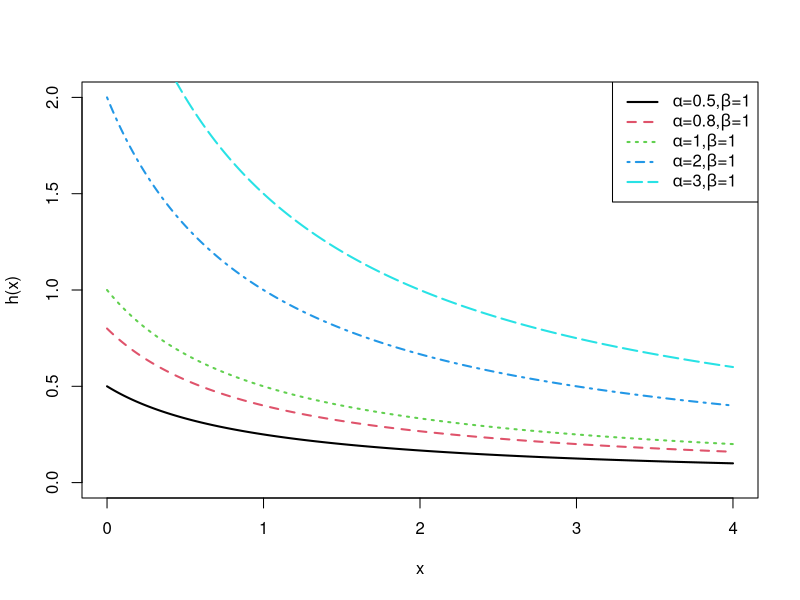

Reproduce this figure in R. (Note: a time limit stopped this script after it produced the figure.)
########### Failure rate function ##########
GPDFR<-function(w)
{
  x<-seq(0,w,0.001)
  n<-length(x)
  j<-1
  hx<-numeric(n)
  
  FR<-function(x,theta){ 
    repeat{
      hx[j]<-theta[1]*theta[2]*(1+theta[2]*x[j])^(-1) ##########
      j<-j+1
      if(j>length(x))
        break
    }
    hx
  }
  
  par(mfrow=c(1,1))
  plot(x,FR(x,c(0.5,1)),type="l",xlab="x",ylab = "h(x)", xlim=c(0,w), ylim=c(0,2),col=1,lwd=2)
  lines(x,FR(x,c(0.8,1)),lty=2,xlim=c(0,w+0.1), col=2,lwd=2)
  lines(x,FR(x,c(1,1)),lty=3,xlim=c(0,w+0.1), col=3,lwd=2)
  lines(x,FR(x,c(2,1)),lty=4,xlim=c(0,w+0.1), col=4,lwd=2)
  lines(x,FR(x,c(3,1)),lty=5,xlim=c(0,w+0.1), col=5,lwd=2)
  
  exbeta<-c(expression(paste(alpha,"=0.5,",beta,"=1")),expression(paste(alpha,"=0.8,",beta,"=1")),expression(paste(alpha,"=1,",beta,"=1")),expression(paste(alpha,"=2,",beta,"=1")),expression(paste(alpha,"=3,",beta,"=1")))
  legend("topright", exbeta, lty = c(1, 2,3,4,5),col=c(1,2,3,4,5),lwd=2)
}
GPDFR(4)

####### MLE ##########
censoring<-function(theta,R){
  n<-length(R)
  W<-runif(n)
  V<-rep(0,n)
  U<-rep(0,n)
  for (i in 1:n)
  {
    V[i]<-W[i]^(1/(i+sum(R[(n-i+1):n])))
  }
  for (i in 1:n){
    U[i]<-1-prod(V[n:(n-i+1)])
  }
  return(1/theta[2]*(1-U)^(-1/theta[1])-1/theta[2])
}

log.lik1<-function(theta,x,R){
  n<-length(x)
  N<-n+sum(R)
  c0<-rep(N,n)
  c<-prod(c0)
  ln<-log(c)+n*log(theta[1])+n*log(theta[2])-sum((theta[1]*R+theta[1]+1)*log(1+theta[2]*x))
  return(-ln)
}


t<-1.5   ################这个值可以改为其他数字

ST<-function(theta){(1+theta[2]*t)^(-theta[1])}   ########## t0=1.5       
HT<-function(theta){theta[1]*theta[2]*(1+theta[2]*t)^(-1)}   ########## t0=1.5       

R1<-c(20,rep(0,29))  
R2<-c(rep(0,10),rep(2,10),rep(0,10))
R3<-c(rep(0,29),20)
scheme<-rbind(R1,R2,R3)   #### 有效样本大小m相同的删失模式可以合并成矩阵进行循环

alpha<-0.3
beta<-1
sim<-1000

EVandMSE<-matrix(NA,nrow(scheme),8)
colnames(EVandMSE)<-c("alpha.EV","alpha.mse","beta.EV","beta.mse","ST.EV","ST.mse","HT.EV","HT.mse")
rownames(EVandMSE)<-c("R1","R2","R3")

for ( i in 1: nrow(scheme) ) {
  R<-scheme[i,]
  
  output<-matrix(NA,sim,4)
  
  for (j in 1:sim){
    data<-censoring(c(alpha,beta),R)
    res1<-optim(c(1,1),log.lik1,method="L-BFGS-B",lower=c(0.1,0.1),x=data,R=R,hessian=T,control=list(trace=F,maxit=1000))
    output[j,]<-c(res1$par,ST(res1$par),HT(res1$par))
  }
  
  EV<-apply(output[sim/2:sim,],2,mean)
  Real<-c(alpha,beta,ST(c(alpha,beta)),HT(c(alpha,beta)))
  
  bias1 <- EV-Real
  var1 <- apply(output,2,var) * ((sim-1)/sim)
  mse1 <- bias1^2 + var1
  
  EVandMSE[i,]<-as.vector(rbind(EV,mse1))
}

Real

EVandMSE


###### Confidence interval estimation using ML ##########

scheme<-rbind(R1,R2,R3)   #### 有效样本大小m相同的删失模式可以合并成矩阵进行循环

alpha<-0.3
beta<-1
sim<-1000
conf.level<-0.95

LandC<-matrix(NA,nrow(scheme),8)
colnames(LandC)<-c("alpha.AL","alpha.CP","beta.AL","beta.CP","S(t).AL","S(t).CP","H(t).AL","H(t).CP")
rownames(LandC)<-c("R1","R2","R3")


for ( i in 1: nrow(scheme) ) {
  R<-scheme[i,]
  n<-length(R)
  
  output<-matrix(NA,sim,8)  ###  每个区间的长度和覆盖情况
  
  for (j in 1:sim){
    data<-censoring(c(alpha,beta),R)
    res1<-optim(c(1,1),log.lik1,method="L-BFGS-B",lower=c(0.1,0.1),x=data,R=R,hessian=T,control=list(trace=F,maxit=1000))
    output[j,1]<-2*qnorm((1+conf.level)/2)*sqrt(solve(res1$hessian)[1,1])
    output[j,2]<-(res1$par[1]-qnorm((1+conf.level)/2)*sqrt(solve(res1$hessian)[1,1])<alpha)&(alpha<res1$par[1]+qnorm((1+conf.level)/2)*sqrt(solve(res1$hessian)[1,1]))
    output[j,3]<-2*qnorm((1+conf.level)/2)*sqrt(solve(res1$hessian)[2,2])
    output[j,4]<-(res1$par[2]-qnorm((1+conf.level)/2)*sqrt(solve(res1$hessian)[2,2])<beta)&(beta<res1$par[2]+qnorm((1+conf.level)/2)*sqrt(solve(res1$hessian)[2,2]))
    library(numDeriv)
    Varhat1<-(t(grad(ST,res1$par))%*%solve(res1$hessian)%*%grad(ST,res1$par))[1,1]
    output[j,5]<-2*qnorm((1+conf.level)/2)*sqrt(Varhat1)
    output[j,6]<-(ST(res1$par)-output[j,5]<ST(c(alpha,beta)))&(ST(c(alpha,beta))<ST(res1$par)+output[j,5])
    Varhat2<-(t(grad(HT, res1$par))%*%solve(res1$hessian)%*%grad(HT, res1$par))[1,1]
    output[j,7]<-2*qnorm((1+conf.level)/2)*sqrt(Varhat2)
    output[j,8]<-(HT(res1$par)-output[j,7]<HT(c(alpha,beta)))&(HT(c(alpha,beta))<HT(res1$par)+output[j,7])
  
  LandC[i,]<-apply(output,2,mean)
  }
}
LandC



################ Boot-p 
alpha<-0.3
beta<-1
conf.level<-0.95
Bboot<-1000  
sim<-500
output<-matrix(NA,3,16)
boot.p<-matrix(NA,Bboot,4)
colnames(output)<-c("alpha.AV","alpha.MSE","alpha.AL","alpha.CP",
                    "beta.AV","beta.MSE","beta.AL","beta.CP",
                    "ST.AV","ST.MSE","ST.AL","ST.CP",
                    "HT.AV","HT.MSE","HT.AL","HT.CP")
rownames(output)<-c("R1","R2","R3")
output_R1 = matrix(NA,sim,16)
output_R2 = matrix(NA,sim,16)
output_R3 = matrix(NA,sim,16)
colnames(output_R1)<-c("alpha.AV","alpha.MSE","alpha.AL","alpha.CP",
                    "beta.AV","beta.MSE","beta.AL","beta.CP",
                    "ST.AV","ST.MSE","ST.AL","ST.CP",
                    "HT.AV","HT.MSE","HT.AL","HT.CP")
colnames(output_R2)<-c("alpha.AV","alpha.MSE","alpha.AL","alpha.CP",
                       "beta.AV","beta.MSE","beta.AL","beta.CP",
                       "ST.AV","ST.MSE","ST.AL","ST.CP",
                       "HT.AV","HT.MSE","HT.AL","HT.CP")
colnames(output_R3)<-c("alpha.AV","alpha.MSE","alpha.AL","alpha.CP",
                       "beta.AV","beta.MSE","beta.AL","beta.CP",
                       "ST.AV","ST.MSE","ST.AL","ST.CP",
                       "HT.AV","HT.MSE","HT.AL","HT.CP")
for (k in 1:sim){
  for (j in 1:nrow(scheme)){
    R<-scheme[j,]
    n<-length(R)
    data<-censoring(c(alpha,beta),R)
    res1<-optim(c(1,1),log.lik1,method="L-BFGS-B",lower=c(0.1,0.1),x=data,R=R,hessian=T,control=list(trace=F,maxit=1000))
    boost.res<-res1
    for (i in 1:Bboot){
      bootsample<-censoring(boost.res$par,R)
      boot.res<-optim(c(1,1),log.lik1,method="L-BFGS-B",lower=c(0.1,0.1),x=bootsample,R=R,hessian=T,control=list(trace=F,maxit=1000))
      boot.p[i,1]<-boot.res$par[1]
      boot.p[i,2]<-boot.res$par[2]
      boot.p[i,3]<-ST(boot.res$par)
      boot.p[i,4]<-HT(boot.res$par)
    }
    output[j,1]<-mean(boot.p[,1])
    output[j,2]<-sum((boot.p[,1]-alpha)^2)/Bboot
    output[j,3]<-diff(quantile(boot.p[,1],c(0.025,0.975)))
    output[j,4]<-(alpha>quantile(boot.p[,1],0.025))&(alpha<quantile(boot.p[,1],0.975))
    
    output[j,5]<-mean(boot.p[,2])
    output[j,6]<-sum((boot.p[,2]-beta)^2)/Bboot
    output[j,7]<-diff(quantile(boot.p[,2],c(0.025,0.975)))
    output[j,8]<-(beta>quantile(boot.p[,2],0.025))&(beta<quantile(boot.p[,2],0.975))
    
    output[j,9]<-mean(boot.p[,3])
    output[j,10]<-sum((boot.p[,3]-ST(c(alpha,beta)))^2)/Bboot
    output[j,11]<-diff(quantile(boot.p[,3],c(0.025,0.975)))
    output[j,12]<-(ST(c(alpha,beta))>quantile(boot.p[,3],0.025))&(ST(c(alpha,beta))<quantile(boot.p[,3],0.975))
    
    output[j,13]<-mean(boot.p[,4])
    output[j,14]<-sum((boot.p[,4]-HT(c(alpha,beta)))^2)/Bboot
    output[j,15]<-diff(quantile(boot.p[,4],c(0.025,0.975)))
    output[j,16]<-(HT(c(alpha,beta))>quantile(boot.p[,4],0.025))&(HT(c(alpha,beta))<quantile(boot.p[,4],0.975))
  }
  output_R1[k,]<-output[1,]
  output_R2[k,]<-output[2,]
  output_R3[k,]<-output[3,]
}
R1<-data.frame(output_R1)
R2<-data.frame(output_R2)
R3<-data.frame(output_R3)

apply(R1[R1$beta.MSE<1,], 2, mean)
apply(R2[R2$beta.MSE<1,], 2, mean)
apply(R3[R3$beta.MSE<1,], 2, mean)


####### Bayes method 
k1=k2=h1=h2=0.001 ################以下是贝叶斯估计方法
sim=1000##20000 for bias and mse
M=1000 ##for ARMS size
output_arms<-matrix(NA,M,16)
colnames(output_arms)<-c("alpha.AV","alpha.MSE","alpha.AL","alpha.CP",
                         "beta.AV","beta.MSE","beta.AL","beta.CP",
                         "ST.AV","ST.MSE","ST.AL","ST.CP",
                         "HT.AV","HT.MSE","HT.AL","HT.CP")
paraFuc<-function(BETA){BETA^(n+k2-1)*exp(-sum(log(1+BETA*x))-h2*BETA)}
indFunc<-function(BETA){BETA>0}
R<-scheme[1,] ## 1,2,3
n<-length(R)
x<-censoring(c(alpha,beta),R)
ARMS<-matrix(NA,M,4)
for (i in 1:sim){
  ARMS[,2]<-arms(rexp(1,beta),paraFuc,indFunc,M)
  for (k in 1:M){
    ARMS[k,1]<-rgamma(1,n+k1,sum((R+1)*log(1+ARMS[k,2]*x))+h1)
    ARMS[k,3]<-ST(c(ARMS[k,1],ARMS[k,2]))
    ARMS[k,4]<-HT(c(ARMS[k,1],ARMS[k,2]))
  }
  output_arms[i,1]<-mean(ARMS[,1])
  output_arms[i,2]<-sum((ARMS[,1]-alpha)^2)/M
  output_arms[i,3]<-diff(quantile(ARMS[,1],c(0.025,0.975)))
  output_arms[i,4]<-(alpha>quantile(ARMS[,1],0.025))&(alpha<quantile(ARMS[,1],0.975))
  output_arms[i,5]<-mean(ARMS[,2])
  output_arms[i,6]<-sum((ARMS[,2]-beta)^2)/M
  output_arms[i,7]<-diff(quantile(ARMS[,2],c(0.025,0.975)))
  output_arms[i,8]<-(beta>quantile(ARMS[,2],0.025))&(beta<quantile(ARMS[,2],0.975)) 
  output_arms[i,9]<-mean(ARMS[,3])
  output_arms[i,10]<-sum((ARMS[,3]-ST(c(alpha,beta)))^2)/M
  output_arms[i,11]<-diff(quantile(ARMS[,3],c(0.025,0.975)))
  output_arms[i,12]<-(ST(c(alpha,beta))>quantile(ARMS[,3],0.025))&(ST(c(alpha,beta))<quantile(ARMS[,3],0.975))
  output_arms[i,13]<-mean(ARMS[,4])
  output_arms[i,14]<-sum((ARMS[,4]-HT(c(alpha,beta)))^2)/M
  output_arms[i,15]<-diff(quantile(ARMS[,4],c(0.025,0.975)))
  output_arms[i,16]<-(HT(c(alpha,beta))>quantile(ARMS[,4],0.025))&(HT(c(alpha,beta))<quantile(ARMS[,4],0.975))
}
output_arms = data.frame(output_arms)
apply(output_arms[output_arms$beta.MSE<1,], 2, mean)  





cat("Calculation took", proc.time()[1], "seconds.\n")

############# Real data analysis ##############
data1<-c(12, 15, 22, 24, 24, 32, 32, 33, 34, 38, 38, 43, 44, 48, 52, 53, 54, 54,55, 56, 57, 58, 58, 59, 60, 60, 60, 60, 61, 62, 63, 65, 65, 67, 68, 70, 70, 72, 73, 75, 76, 76, 81, 83,84, 85, 87, 91, 95, 96, 98, 99, 109, 110, 121, 127, 129, 131, 143, 146, 146, 175, 175, 211, 233,258, 258, 263, 297, 341, 341, 376)

MLE1<-function(x){
  n<-length(x)
  log.lik1<-function(theta,x){       
    ln<-n*log(theta[1])+n*log(theta[2])-theta[2]*sum(1/x)+sum(log(1/x^2))+(theta[1]-1)*sum(log(1-exp(-theta[2]/x)))
    return(-ln)
  }
  res<-optim(c(0.5,0.5), log.lik1,method="L-BFGS-B",lower=c(0.01,0.01), x=x, hessian=T,control=list(trace=F,maxit=1000))
  
  F1<-function(x,theta){1-(1-exp(-theta[2]/x))^theta[1]}   ####cdf of GIED
  K<-ks.test(x,F1,res$par)
  
  canshu1<-res$par
  nlnL<-res$val
  AIC<-2*length(canshu1)+2*nlnL
  BIC<-length(canshu1)*log(n)+2*nlnL
  KS<-K$statistic
  P.value<-K$p.value
  
  
  
  
  plot(F1(sort(x),res$par),(1:n-0.5)/n,col=2,xlab="Fitted",ylab="Empirical")
  abline(0,1,col=4)
  c(canshu1,nlnL,AIC,BIC,KS,P.value)
}

MLE1(data1)

########如果拟合其他双参数分布函数，则需要换掉log.lik1和 F1，如果拟合单参数分布，还需换掉res中初始值。
